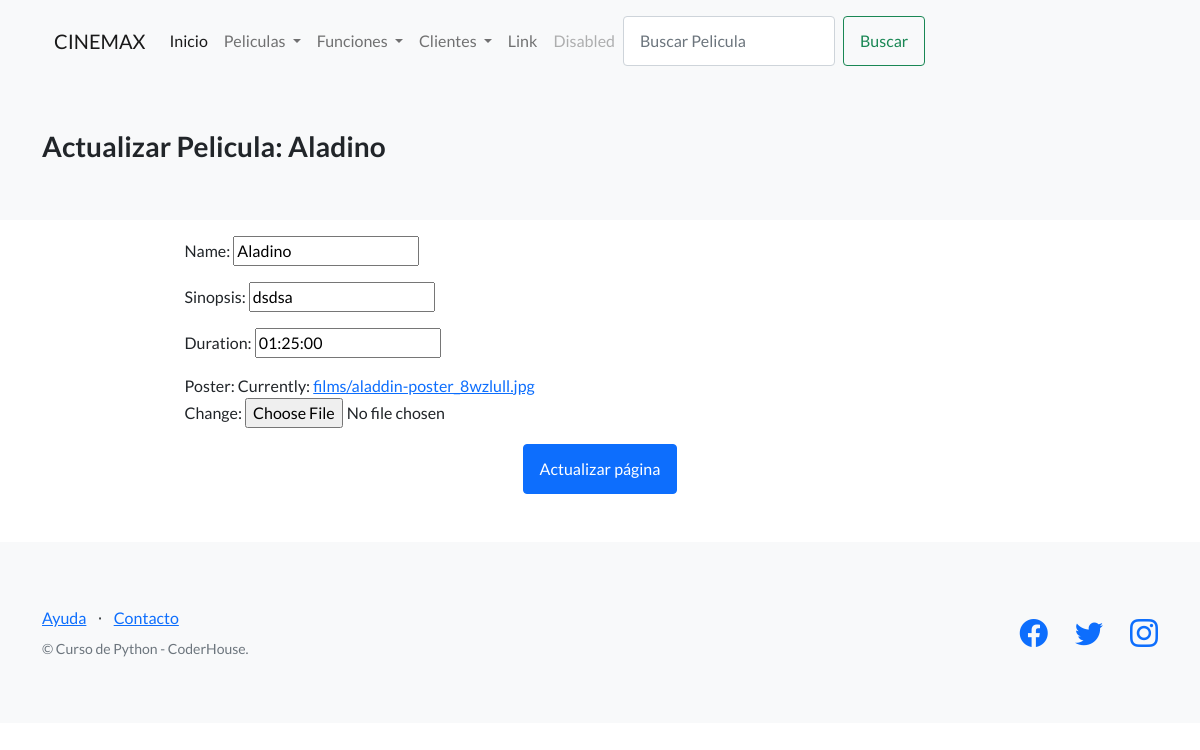
Page /administrador/update/9/ on the committed database.
### administrador/models.py (models this page shows, shortened)
class Film(models.Model):
       name = models.CharField(max_length=255)
       sinopsis = models.CharField(max_length=255)
       duration = models.TimeField()
       poster = models.ImageField(upload_to="films", null=True)

### administrador/views.py (the view, shortened to what this page needs)
# urls.py: path('update/<int:pk>/', FilmUpdate.as_view(), name='update'),
class FilmUpdate(UpdateView):
    model = Film
    fields = "__all__"
    template_name_suffix= "_update_form"

### administrador/templates/administrador/film_update_form.html (shortened to what this page needs)
{% extends "administrador/base.html" %}
{% load static %}
{% block contenidoQueCambia %}
<main role="main">
    <div class="album py-5 bg-light">
        <div class="container">
            <h3>Actualizar Pelicula: {{object.name}}  </h3>
        </div>
    </div>
  <div class="container">
    <div class="row mt-3 mb-5">
      <div class="col-md-9 mx-auto">
        <div>
          <form action="" method="post" enctype="multipart/form-data">{% csrf_token %}
             {{ form.as_p }}
          <div class="text-center">
            <input type="submit" class="btn btn-primary btn-block" value="Actualizar página" />
          </div>
        </form>
        </div>
      </div>
    </div>
  </div>
</main>
{% endblock %}

### rows in the picture
Film: name "Aladino", sinopsis "dsdsa", duration "01:25:00"
